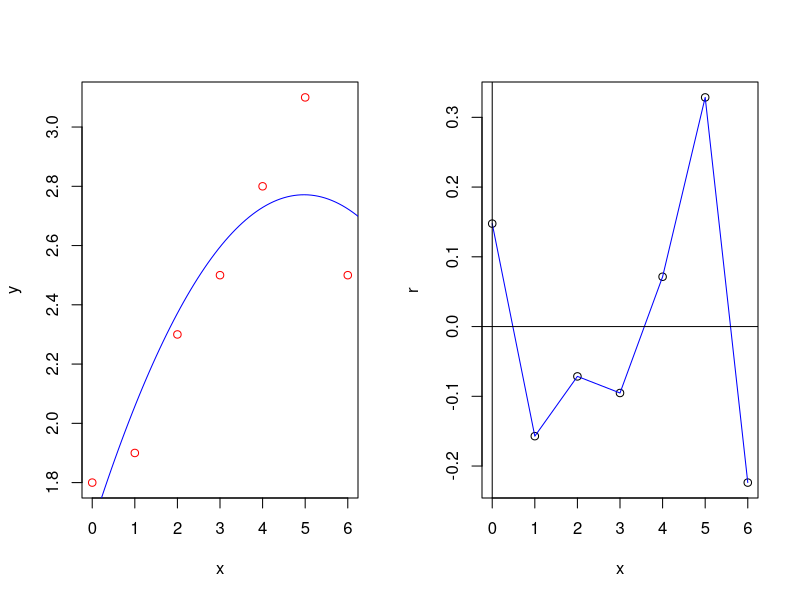

Source code (R):
x = c(0, 1, 2, 3, 4, 5, 6)
y = c(1.8, 1.9, 2.3, 2.5, 2.8, 3.1, 2.5)
n = 7

#x = c(-1.5, -1, -0.5, 0, 0.5, 1, 1.5, 2, 2.5)
#y = c(9.8, 6.4, 5.2, 1.7, 2.9, 5.6, 7.2, 16.5, 27.5)
#n = 9; k = 3

FunModel = function(x,a)
{
	return( a[1] + a[2]*x+a[3]*x^2 )
}

FunMNK = function(a)
{
	S = 0
	for(i in 1:n)
		S = S + (y[i]-FunModel(x[i],a))^2
	return( S )
}

a0 = c(0,0,0)
res = optim(fn=FunMNK, par=a0)
a1 = res$par
a1

FunMNK(a1)

ym = FunModel(x,a1)
r = y - ym
a = -1; b = 7; n = 100
h = (b-a)/(n-1)
x1 = c(1:n)
for(i in 1:n) { x1[i] = a + h*(i-1) }
y1m = FunModel(x1,a1)
par(mfrow=c(1, 2))
plot(x, y, type="p", col="red")
lines(x1, y1m, col="blue")
plot(x, r, type="p")
lines(x, r, col="blue")
abline(h=0)
abline(v=0)